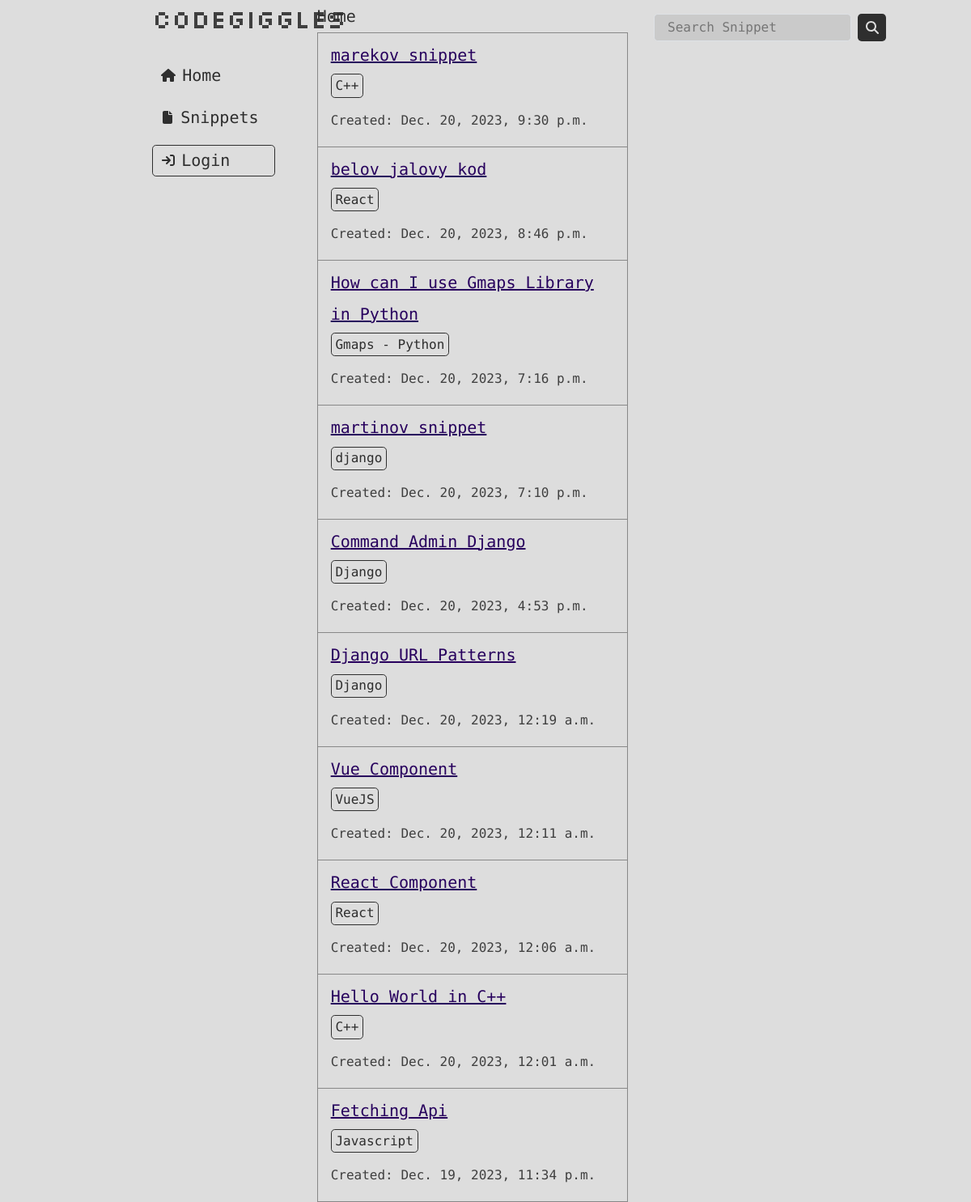
The app's page /, older data.
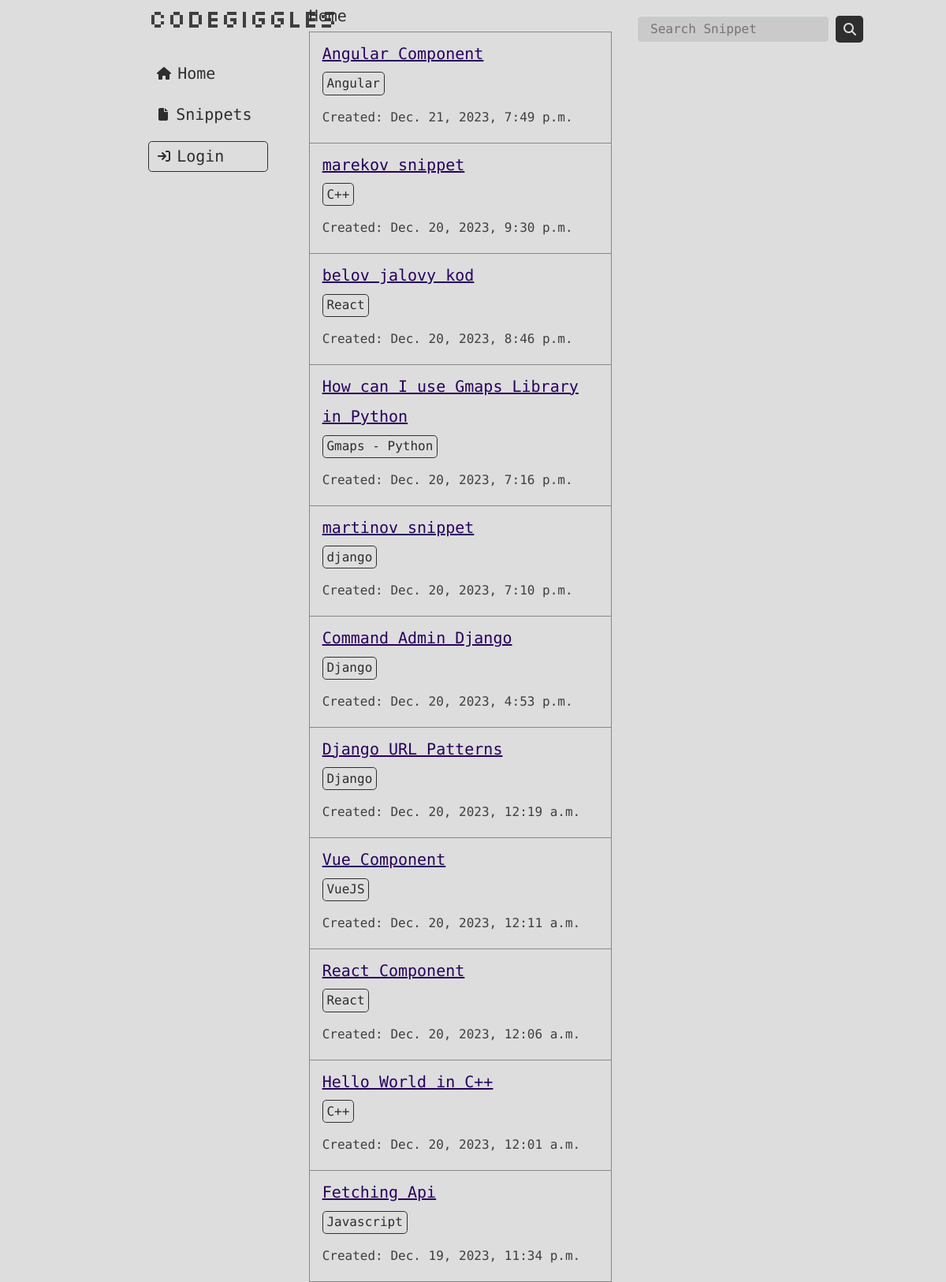
The same page, newer data.
### codegiggles_app/models.py (models this page shows, shortened)
class Snippet(models.Model):
  title = models.CharField(max_length=255)
  code = models.TextField()
  language = models.CharField(max_length=50)
  description = models.TextField(default='')
  created_at = models.DateTimeField(auto_now_add=True)
  likes = models.ManyToManyField(User, related_name='likes', blank=True)
  dislikes = models.PositiveIntegerField(default=0)

### codegiggles_app/views.py (the view)
# urls.py: path('', home, name='home'),
def home(request):
    snippets = Snippet.objects.all().order_by('-created_at')
    return render(request, 'codegiggles_app/home.html', {'snippets': snippets})

### codegiggles_app/templates/codegiggles_app/home.html (shortened to what this page needs)
{% load static %}
<!DOCTYPE html>
<html lang="en">
	<head>
		<link
			href="https://cdn.jsdelivr.net/npm/bootstrap@5.3.2/dist/css/bootstrap.min.css"
			rel="stylesheet"
		/>
		<link
			rel="stylesheet"
			href="https://cdnjs.cloudflare.com/ajax/libs/font-awesome/5.15.1/css/all.min.css"
		/>
		<link
			rel="stylesheet"
			href="{% static 'codegiggles_app/css/style.css' %}"
		/>
	</head>
	<body>
		<div class="row home">
			<div class="col-4 left-bar d-flex mt-1 left-col">
				<div class="row container-fluid">
					<div class="col-6"></div>
					<div class="col-6">
						<h3 id="logo">CodeGiggles</h3>
						<p class="option">
							<a
								href="{% url 'home' %}"
								class="fs-5 text-decoration-none fw-medium link-menu"
							>
								Home
							</a>
						</p>
						<p class="option">
							<a
								href="{% url 'snippets' %}"
								class="fs-5 text-decoration-none fw-medium link-menu"
							>
								<svg
									xmlns="http://www.w3.org/2000/svg"
									height="16"
									width="12"
									viewBox="0 0 384 512"
								>
									<path
										fill="#2e2e2e"
										d="M0 64C0 28.7 28.7 0 64 0H224V128c0 17.7 14.3 32 32 32H384V448c0 35.3-28.7 64-64 64H64c-35.3 0-64-28.7-64-64V64zm384 64H256V0L384 128z"
									/>
								</svg>
								Snippets
							</a>
						</p>
						{% if user.is_authenticated %}
						<p class="option">
							<a
								href="{% url 'add_snippet' %}"
								class="fs-5 text-decoration-none fw-medium link-menu"
							>
								<svg
									xmlns="http://www.w3.org/2000/svg"
									height="16"
									width="14"
									viewBox="0 0 448 512"
								>
									<path
										fill="#2e2e2e"
										d="M256 80c0-17.7-14.3-32-32-32s-32 14.3-32 32V224H48c-17.7 0-32 14.3-32 32s14.3 32 32 32H192V432c0 17.7 14.3 32 32 32s32-14.3 32-32V288H400c17.7 0 32-14.3 32-32s-14.3-32-32-32H256V80z"
									/>
								</svg>
								Add Snippet
							</a>
						</p>
						<p class="option">
							<a
								href="{% url 'logout' %}"
								class="fs-5 text-decoration-none fw-medium link-menu"
							>
								<svg
									xmlns="http://www.w3.org/2000/svg"
									height="16"
									width="14"
									viewBox="0 0 512 512"
								>
									<path
										fill="#2e2e2e"
										d="M502.6 278.6c12.5-12.5 12.5-32.8 0-45.3l-128-128c-12.5-12.5-32.8-12.5-45.3 0s-12.5 32.8 0 45.3L402.7 224 192 224c-17.7 0-32 14.3-32 32s14.3 32 32 32l210.7 0-73.4 73.4c-12.5 12.5-12.5 32.8 0 45.3s32.8 12.5 45.3 0l128-128zM160 96c17.7 0 32-14.3 32-32s-14.3-32-32-32L96 32C43 32 0 75 0 128L0 384c0 53 43 96 96 96l64 0c17.7 0 32-14.3 32-32s-14.3-32-32-32l-64 0c-17.7 0-32-14.3-32-32l0-256c0-17.7 14.3-32 32-32l64 0z"
									/>
								</svg>
								Logout [{{ user.username }}]
							</a>
						</p>
						{% else %}
						<p class="option">
							<a
								href="{% url 'login' %}"
								class="fs-5 text-decoration-none fw-medium"
								id="login_nav_btn"
							>
								Login
							</a>
						</p>
						{% endif %}
					</div>
				</div>
			</div>
			<div class="col-4 feed mt-2 between-col2">
				<div class="header">
					<h5 class="p-0 header">Home</h5>
				</div>
				<div class="tweets">
					{% for snippet in snippets %}
					<div id="snippet" class="px-3 py-1">
						<div>
							<div>
								<h2>
									<a
										href="{% url 'snippet_detail' snippet_id=snippet.id %}"
										id="linkales"
										class="fs-5"
										>{{ snippet.title }}</a
									>
								</h2>
								<p class="tag">{{ snippet.language }}</p>
							</div>
							<p class="created">
								<span class="fs-6 text"> Created: </span>
								<span class="fs-6 text">{{ snippet.created_at }}</span>
							</p>
						</div>
					</div>
					{% endfor %}
				</div>
			</div>
			<div class="col-4 right-bar mt-1 right-col">
				<div class="search-box">
					<form action="{% url 'snippets' %}" method="get">
						<input
							type="text"
							name="q"
							placeholder="Search Snippet"
							class="search-bar border px-3 py-1"
							value="{{ request.GET.q }}"
						/>
						<button type="submit" class="search_btn">
						</button>
					</form>
				</div>
			</div>
		</div>
	</body>
</html>

### codegiggles_app/static/codegiggles_app/css/style.css (style rules this page uses)
* { margin: 0; padding: 0; box-sizing: border-box; font-family: "Share Tech Mono" !important; }
body { height: 100vh; font-weight: normal; background-color: #dddddd !important; position: relative; }
.tweets { border-left: 1px solid #888888; border-right: 1px solid #888888; border-bottom: 1px solid #888888; }
#snippet { border-top: 1px solid #888888; }
#logo { font-family: "Silkscreen" !important; font-size: 2rem; color: #3f3f3f; margin: 0 0 2rem 0; }
svg { color: #3f3f3f !important; min-width: 1rem !important; }
.link-menu { color: #2e2e2e; display: flex; align-items: center; padding: 0.2rem 0.7rem; gap: 0.5rem; border-radius: 0.3rem; transition: all 0.3s; }
.header { color: #2e2e2e; }
.search-box { display: flex; align-items: center; gap: 0.5rem; }
.search-box input { background-color: #cacaca; }
.search-bar { border-radius: 0.3rem; }
.header { display: flex; align-items: center; gap: 1rem; }
#snippet #linkales { color: #27005d; }
#snippet .tag { border: 1px solid #2e2e2e; color: #2e2e2e; padding: 0.1rem 0.3rem; width: max-content; border-radius: 0.3rem; }
#snippet .created span { color: #3f3f3f; }
.search-box form { display: flex; gap: 0.5rem; }
.search_btn { padding: 0.1rem 0.6rem; border-radius: 0.3rem; background-color: #2e2e2e; color: #dddddd; border: none; display: grid; place-items: center; }
.left-col { position: fixed !important; top: 0px !important; }
.between-col2 { position: relative; top: 8%; left: 32%; }
.right-col { position: fixed; top: 2%; left: 83%; transform: translate(-50%, -50%); }
#login_nav_btn { padding: 0.2rem 0.7rem; border-radius: 0.3rem; border: 1px solid #2e2e2e; transition: all 0.3s; color: #2e2e2e; display: flex; align-items: center; gap: 0.5rem; }

Row changes from the older to the newer data that the page shows:
added Snippet: title "Angular Component", language "Angular", created_at "Dec. 21, 2023, 7:49 p.m."
